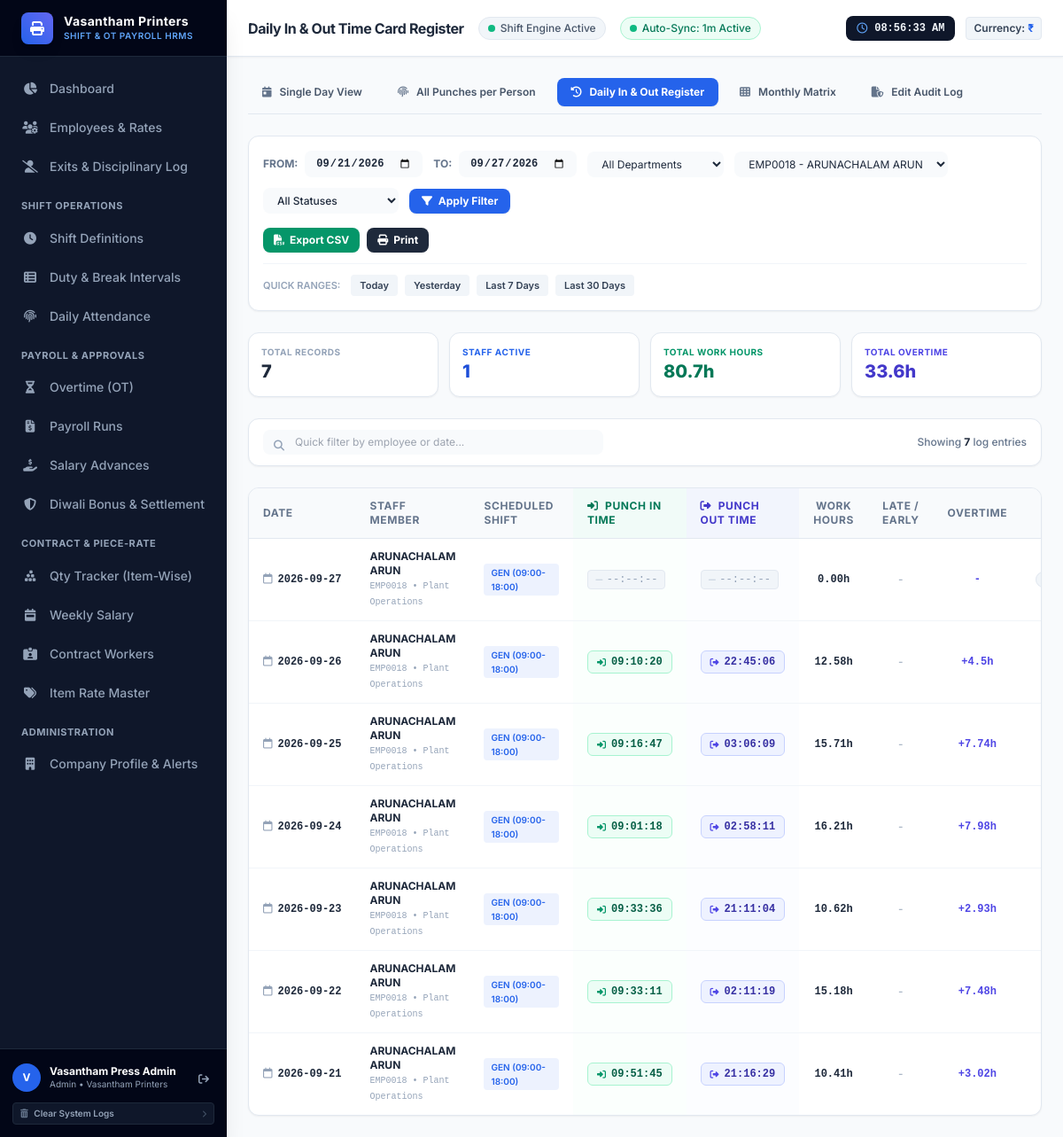
Page /attendance/in-out-report?emp_id=18 (signed in) on the earlier database version.
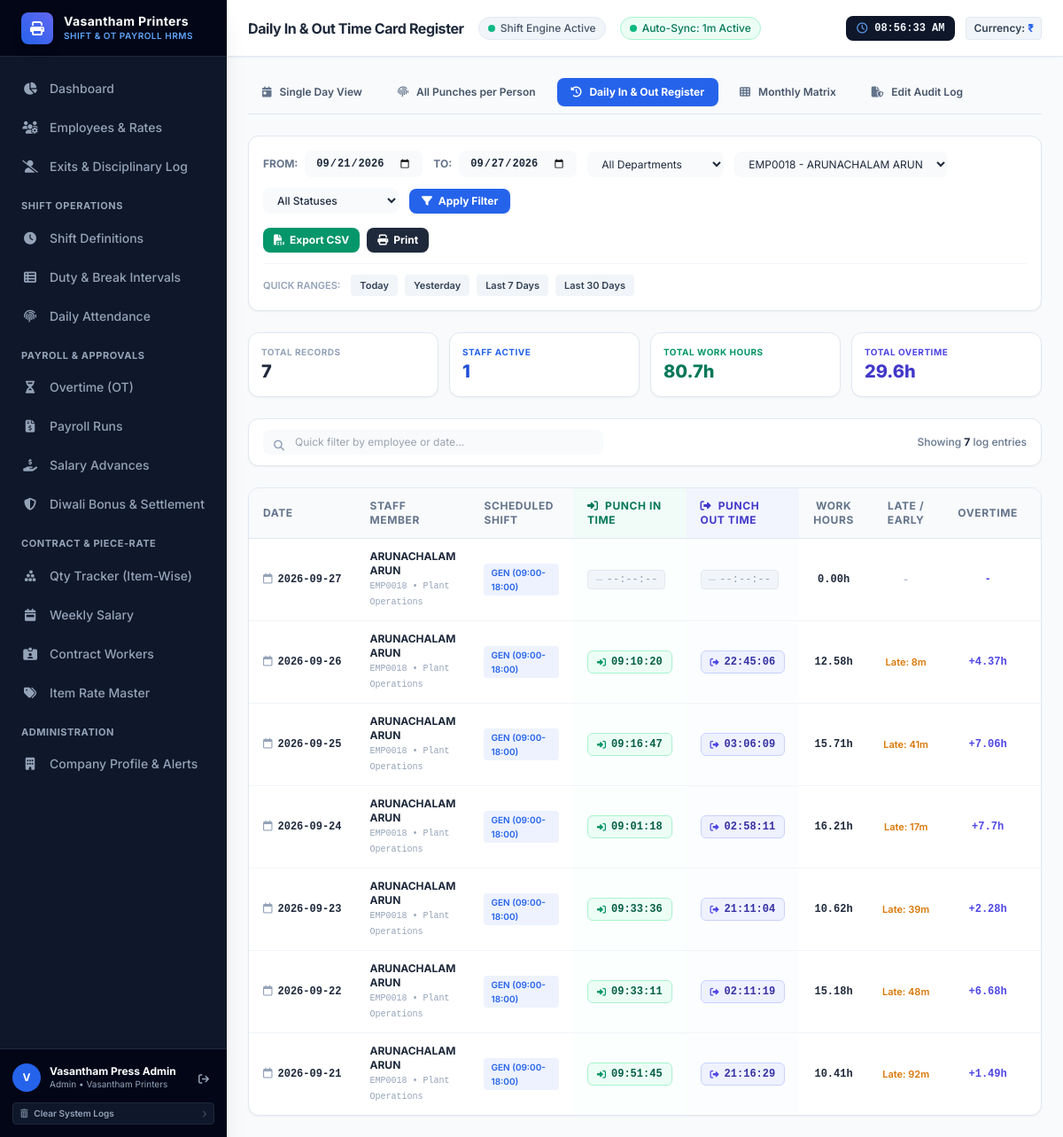
Same page on the later database version.
### tables this page shows
CREATE TABLE attendance_records (
        id INTEGER PRIMARY KEY AUTOINCREMENT,
        employee_id INTEGER NOT NULL REFERENCES employees(id) ON DELETE CASCADE,
        date TEXT NOT NULL,               -- 'YYYY-MM-DD' (Shift Date)
        shift_id INTEGER REFERENCES shifts(id) ON DELETE SET NULL,
        punch_in TEXT,                    -- 'YYYY-MM-DD HH:MM:SS'
        punch_out TEXT,                   -- 'YYYY-MM-DD HH:MM:SS'
        work_hours REAL NOT NULL DEFAULT 0.0,
        late_mins INTEGER NOT NULL DEFAULT 0,
        early_leave_mins INTEGER NOT NULL DEFAULT 0,
        status TEXT NOT NULL DEFAULT 'ABSENT', -- 'PRESENT', 'LATE', 'HALF_DAY', 'ABSENT', 'WEEKLY_OFF', 'HOLIDAY'
        shift_allowance_amount REAL NOT NULL DEFAULT 0.0,
        raw_ot_hours REAL NOT NULL DEFAULT 0.0,
        notes TEXT,
        created_at TIMESTAMP DEFAULT CURRENT_TIMESTAMP, has_missed_mid_punch INTEGER NOT NULL DEFAULT 0, mid_punch_status TEXT NOT NULL DEFAULT 'NORMAL', mid_punch_notes TEXT, mid_punch_approved_by TEXT, mid_punch_approved_at TEXT, gross_ot_hours REAL NOT NULL DEFAULT 0.0, late_deduction_mins INTEGER NOT NULL DEFAULT 0,
        UNIQUE(employee_id, date)
    );

CREATE TABLE employees (
        id INTEGER PRIMARY KEY AUTOINCREMENT,
        emp_no TEXT UNIQUE NOT NULL,
        first_name TEXT NOT NULL,
        last_name TEXT NOT NULL,
        email TEXT UNIQUE NOT NULL,
        phone TEXT,
        department_id INTEGER NOT NULL REFERENCES departments(id) ON DELETE RESTRICT,
        designation TEXT NOT NULL,
        join_date TEXT NOT NULL,
        default_shift_id INTEGER REFERENCES shifts(id) ON DELETE SET NULL,
        salary_type TEXT NOT NULL DEFAULT 'MONTHLY', -- 'MONTHLY' or 'HOURLY'
        base_salary REAL NOT NULL DEFAULT 30000.0,
        hourly_rate REAL NOT NULL DEFAULT 144.23,
        hra REAL NOT NULL DEFAULT 5000.0,
        special_allowance REAL NOT NULL DEFAULT 2500.0,
        pf_deduction_pct REAL NOT NULL DEFAULT 12.0,
        esi_deduction_pct REAL NOT NULL DEFAULT 0.75,
        tax_deduction_pct REAL NOT NULL DEFAULT 5.0,
        weekly_off_day INTEGER NOT NULL DEFAULT 6, -- 0=Monday, 6=Sunday
        is_active INTEGER NOT NULL DEFAULT 1,
        created_at TIMESTAMP DEFAULT CURRENT_TIMESTAMP
    , pay_frequency TEXT NOT NULL DEFAULT 'MONTHLY', pf_enabled INTEGER NOT NULL DEFAULT 0, esi_enabled INTEGER NOT NULL DEFAULT 0, shift_salary REAL NOT NULL DEFAULT 0.0, ot_hourly_rate REAL NOT NULL DEFAULT 0.0, safety_training_completed INTEGER NOT NULL DEFAULT 1, safety_training_date TEXT, safety_training_approved_by TEXT NOT NULL DEFAULT 'Press Safety Officer', employment_status TEXT NOT NULL DEFAULT 'ACTIVE', status_date TEXT, status_reason TEXT, is_admin INTEGER NOT NULL DEFAULT 0);

CREATE TABLE departments (
        id INTEGER PRIMARY KEY AUTOINCREMENT,
        code TEXT UNIQUE NOT NULL,
        name TEXT NOT NULL,
        description TEXT,
        created_at TIMESTAMP DEFAULT CURRENT_TIMESTAMP
    );

CREATE TABLE shifts (
        id INTEGER PRIMARY KEY AUTOINCREMENT,
        code TEXT UNIQUE NOT NULL,
        name TEXT NOT NULL,
        start_time TEXT NOT NULL,         -- '09:00'
        end_time TEXT NOT NULL,           -- '18:00'
        is_overnight INTEGER NOT NULL DEFAULT 0, -- 1 if shift crosses midnight (e.g., 22:00 - 06:00)
        grace_late_mins INTEGER NOT NULL DEFAULT 15,
        grace_early_mins INTEGER NOT NULL DEFAULT 15,
        break_mins INTEGER NOT NULL DEFAULT 60,
        min_hours_half_day REAL NOT NULL DEFAULT 4.5,
        min_hours_full_day REAL NOT NULL DEFAULT 8.0,
        allowance_rate REAL NOT NULL DEFAULT 0.0, -- Extra bonus per shift (e.g., Night shift bonus)
        color TEXT NOT NULL DEFAULT '#3b82f6',
        description TEXT,
        is_active INTEGER NOT NULL DEFAULT 1,
        created_at TIMESTAMP DEFAULT CURRENT_TIMESTAMP
    );

### routes/attendance.py (the view, shortened to what this page needs)
@attendance_bp.route("/in-out-report")
def in_out_report():
    conn = get_db_connection()
    cursor = conn.cursor()
    cursor.execute("SELECT MAX(date) as max_d, MIN(date) as min_d FROM attendance_records")
    date_ext = cursor.fetchone()
    latest_db_date = date_ext["max_d"] or date.today().strftime("%Y-%m-%d")
    try:
        latest_dt = datetime.strptime(latest_db_date, "%Y-%m-%d").date()
    except ValueError:
        latest_dt = date.today()
    default_start = (latest_dt - timedelta(days=6)).strftime("%Y-%m-%d")
    default_end = latest_dt.strftime("%Y-%m-%d")
    start_date = request.args.get("start_date", default_start)
    end_date = request.args.get("end_date", default_end)
    dept_id = request.args.get("dept")
    emp_id = request.args.get("emp_id")
    status_filter = request.args.get("status")
    query = """
        SELECT a.*, e.emp_no, e.first_name, e.last_name, e.designation,
               d.name as dept_name, s.name as shift_name, s.code as shift_code,
               s.start_time, s.end_time, s.color as shift_color
        FROM attendance_records a
        JOIN employees e ON a.employee_id = e.id
        JOIN departments d ON e.department_id = d.id
        LEFT JOIN shifts s ON a.shift_id = s.id
        WHERE a.date BETWEEN ? AND ?
    """
    params = [start_date, end_date]
    if dept_id and dept_id.isdigit():
        query += " AND e.department_id = ?"
        params.append(int(dept_id))
    if emp_id and emp_id.isdigit():
        query += " AND e.id = ?"
        params.append(int(emp_id))
    query += " ORDER BY a.date DESC, e.emp_no ASC"
    cursor.execute(query, params)
    records = [dict(row) for row in cursor.fetchall()]
    total_records = len(records)
    unique_employees = len(set(r["employee_id"] for r in records))
    total_hours = sum(r.get("work_hours", 0.0) for r in records)
    total_ot = sum(r.get("raw_ot_hours", 0.0) for r in records)
    present_records = sum(1 for r in records if r.get("status") in ("PRESENT", "LATE"))
    stats = {
        "total_records": total_records,
        "unique_employees": unique_employees,
        "total_hours": round(total_hours, 1),
        "total_ot": round(total_ot, 1),
        "present_records": present_records
    }
    cursor.execute("SELECT * FROM departments ORDER BY name")
    departments = [dict(row) for row in cursor.fetchall()]
    cursor.execute("SELECT id, emp_no, first_name, last_name FROM employees WHERE is_active = 1 ORDER BY first_name")
    active_employees = [dict(row) for row in cursor.fetchall()]
    conn.close()
    return render_template(
        "attendance/in_out_report.html",
        records=records,
        stats=stats,
        start_date=start_date,
        end_date=end_date,
        selected_dept=dept_id,
        selected_emp=emp_id,
        selected_status=status_filter,
        departments=departments,
        active_employees=active_employees
    )

### database.py (called while the page is built)
def get_db_connection():
    db_path = os.environ.get("HRMS_DB_PATH", DB_PATH)
    conn = sqlite3.connect(db_path, timeout=30.0)
    conn.row_factory = sqlite3.Row
    conn.execute("PRAGMA foreign_keys = ON;")
    conn.execute("PRAGMA journal_mode = WAL;")
    conn.execute("PRAGMA synchronous = NORMAL;")
    conn.execute("PRAGMA busy_timeout = 30000;")
    return conn

### models/auto_sync.py (called while the page is built)
def get_syncer():
    global _syncer_instance
    if _syncer_instance is None:
        _syncer_instance = BiometricAutoSyncer(interval_seconds=60, days_back=7)
    return _syncer_instance

def get_auto_sync_status():
    syncer = get_syncer()
    return syncer.get_status()

### templates/attendance/in_out_report.html (shortened to what the changed rows need)
{% extends "base.html" %}
{% block header_title %}Daily In & Out Time Card Register{% endblock %}
{% block content %}
<div class="space-y-6 max-w-7xl mx-auto">
    <div class="grid grid-cols-2 sm:grid-cols-4 gap-3">
        <div class="bg-white p-3.5 rounded-xl border border-slate-200 shadow-sm">
            <span class="text-[10px] font-bold text-indigo-600 uppercase tracking-wider block">Total Overtime</span>
            <span class="text-xl font-extrabold text-indigo-700">{{ stats.total_ot }}h</span>
        </div>
    </div>
    <div class="bg-white rounded-xl border border-slate-200 shadow-sm overflow-hidden">
        <div class="overflow-x-auto">
            <table class="w-full text-left text-xs" id="inOutTable">
                <thead>
                    <tr class="bg-slate-50 border-b border-slate-200 text-slate-500 font-semibold uppercase tracking-wider">
                        <th class="py-3 px-4">Date</th>
                        <th class="py-3 px-4">Staff Member</th>
                        <th class="py-3 px-4">Scheduled Shift</th>
                        <th class="py-3 px-4 text-emerald-700 bg-emerald-50/50">
                            <i class="fas fa-sign-in-alt mr-1"></i> Punch IN Time
                        </th>
                        <th class="py-3 px-4 text-indigo-700 bg-indigo-50/50">
                            <i class="fas fa-sign-out-alt mr-1"></i> Punch OUT Time
                        </th>
                        <th class="py-3 px-4 text-center">Work Hours</th>
                        <th class="py-3 px-4 text-center">Late / Early</th>
                        <th class="py-3 px-4 text-center">Overtime</th>
                        <th class="py-3 px-4 text-center">Status</th>
                    </tr>
                </thead>
                <tbody class="divide-y divide-slate-100">
                    {% for rec in records %}
                    <tr class="hover:bg-slate-50 transition report-row"
                        data-search="{{ rec.date }} {{ rec.emp_no }} {{ rec.first_name }} {{ rec.last_name }} {{ rec.dept_name }}">
                        <td class="py-3 px-4 font-mono font-bold text-slate-800 whitespace-nowrap">
                            <i class="far fa-calendar text-slate-400 mr-1.5"></i>{{ rec.date }}
                        </td>
                        <td class="py-3 px-4">
                            <span class="font-bold text-slate-800 block">{{ rec.first_name }} {{ rec.last_name }}</span>
                            <span class="text-[10px] font-mono text-slate-400">{{ rec.emp_no }} • {{ rec.dept_name }}</span>
                        </td>
                        <td class="py-3 px-4">
                            {% if rec.shift_code %}
                            <span class="inline-flex items-center px-2 py-0.5 rounded text-[10px] font-semibold" style="background-color: {{ rec.shift_color }}15; color: {{ rec.shift_color }};">
                                {{ rec.shift_code }} ({{ rec.start_time }}-{{ rec.end_time }})
                            </span>
                            {% else %}
                            <span class="text-slate-400 italic">GEN (09:00-18:00)</span>
                            {% endif %}
                        </td>
                        <td class="py-3 px-4 bg-emerald-50/20 whitespace-nowrap">
                            {% if rec.punch_in %}
                            <span class="inline-flex items-center px-2.5 py-1 rounded-md text-xs font-mono font-bold bg-emerald-50 text-emerald-800 border border-emerald-200 shadow-xs">
                                <i class="fas fa-sign-in-alt text-[10px] mr-1.5 text-emerald-600"></i>
                                {{ rec.punch_in.split(' ')[1] }}
                            </span>
                            {% else %}
                            <span class="inline-flex items-center px-2 py-0.5 rounded text-xs font-mono text-slate-400 bg-slate-100 border border-slate-200">
                                <i class="fas fa-minus text-[10px] mr-1 text-slate-300"></i> --:--:--
                            </span>
                            {% endif %}
                        </td>
                        <td class="py-3 px-4 bg-indigo-50/20 whitespace-nowrap">
                            {% if rec.punch_out and rec.punch_out != rec.punch_in %}
                            <span class="inline-flex items-center px-2.5 py-1 rounded-md text-xs font-mono font-bold bg-indigo-50 text-indigo-800 border border-indigo-200 shadow-xs">
                                <i class="fas fa-sign-out-alt text-[10px] mr-1.5 text-indigo-600"></i>
                                {{ rec.punch_out.split(' ')[1] }}
                            </span>
                            {% elif rec.punch_out and rec.punch_out == rec.punch_in and rec.work_hours == 0 %}
                            <span class="inline-flex items-center px-2 py-0.5 rounded text-xs font-mono text-amber-600 bg-amber-50 border border-amber-200">
                                <i class="fas fa-clock text-[10px] mr-1 text-amber-400"></i> No Out Punch
                            </span>
                            {% else %}
                            <span class="inline-flex items-center px-2 py-0.5 rounded text-xs font-mono text-slate-400 bg-slate-100 border border-slate-200">
                                <i class="fas fa-minus text-[10px] mr-1 text-slate-300"></i> --:--:--
                            </span>
                            {% endif %}
                        </td>
                        <td class="py-3 px-4 text-center font-mono font-bold text-slate-800">
                            {{ "%.2f"|format(rec.work_hours) }}h
                        </td>
                        <td class="py-3 px-4 text-center whitespace-nowrap">
                            {% if rec.late_mins > 0 %}
                            <span class="text-[11px] font-semibold text-amber-600 block">Late: {{ rec.late_mins }}m</span>
                            {% endif %}
                            {% if rec.late_mins == 0 and rec.early_leave_mins == 0 %}
                            <span class="text-slate-400">-</span>
                            {% endif %}
                        </td>
                        <td class="py-3 px-4 text-center font-mono font-bold text-indigo-600">
                            {% if rec.raw_ot_hours > 0 %}
                            +{{ rec.raw_ot_hours }}h
                            {% else %}-{% endif %}
                        </td>
                        <td class="py-3 px-4 text-center whitespace-nowrap">
                        </td>
                    </tr>
                    {% endfor %}
                </tbody>
            </table>
        </div>
    </div>
</div>
{% endblock %}

Differences in the rows shown:
changed attendance_records (number 2 of 7 on the later page): late_mins (not shown) → "8"; raw_ot_hours "4.5" → "4.37"; late_mins "-" → "Late: m"
changed attendance_records (number 3 of 7 on the later page): late_mins (not shown) → "41"; raw_ot_hours "7.74" → "7.06"; late_mins "-" → "Late: m"
changed attendance_records (number 4 of 7 on the later page): late_mins (not shown) → "17"; raw_ot_hours "7.98" → "7.7"; late_mins "-" → "Late: m"
changed attendance_records (number 5 of 7 on the later page): late_mins (not shown) → "39"; raw_ot_hours "2.93" → "2.28"; late_mins "-" → "Late: m"
changed attendance_records (number 6 of 7 on the later page): late_mins (not shown) → "48"; raw_ot_hours "7.48" → "6.68"; late_mins "-" → "Late: m"
changed attendance_records (number 7 of 7 on the later page): late_mins (not shown) → "92"; raw_ot_hours "3.02" → "1.49"; late_mins "-" → "Late: m"
Other differences:
{{ stats.total_ot }}: "33.6" → "29.6"
